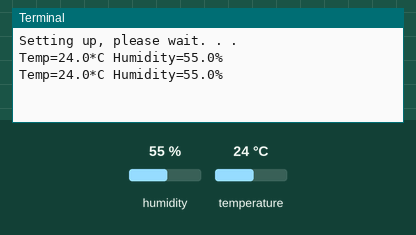
Recording of a program running on a simulated Raspberry Pi (BCM pin numbers). Parts: the last lines printed to the terminal. The inputs (shaded band) are chosen by the test bench; at power-on: humidity 55 %, temperature 24 °C.

Above: at 1.2 s.
1.3 s: humidity set to 22 %
At 2.0 s:
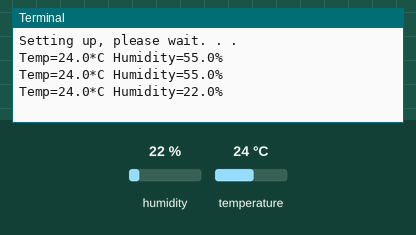
2.8 s: temperature set to 12 °C
At 3.6 s:
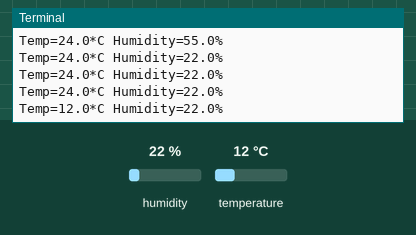
4.3 s: humidity set to 40 %
At 4.3 s:
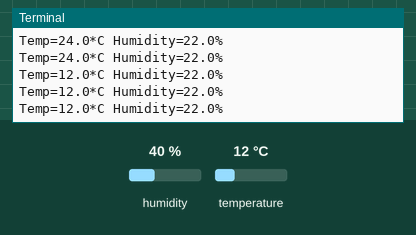
Timing chart, 0 to 7.3 s (numbered marks = the images above; inputs shaded):
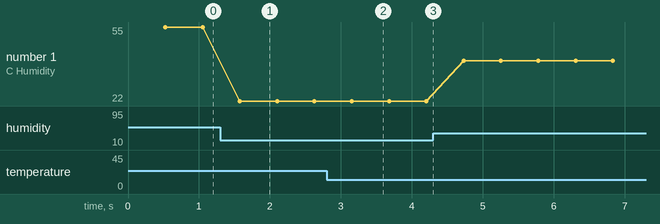

Measured:
- after the input at 1.3 s, the terminal: prints a new line after 0.28 s (image 1)
- after the input at 2.8 s, the terminal: prints a new line after 0.35 s (image 2)
- plotted number 1: 55 → 22 after the input at 1.3 s, 22 → 40 after the input at 4.3 s

The program:

27wfuidu.py
```python
import Adafruit_DHT as DHT
import RPi.GPIO as GPIO

Sensor = 11
humiture = 17


def setup():
    print("Setting up, please wait. . .")


def loop():
    while True:
        humidity, temperature = DHT.read_retry(Sensor, humiture)
        if humidity is not None and temperature is not None:
            print("Temp={0:0.1f}*C Humidity={1:0.1f}%".format(temperature, humidity))
        else:
            print("Failed to get reading. Try again!")


def destroy():
    GPIO.cleanup()


if __name__ == '__main__':
    setup()
    try:
        loop()
    except KeyboardInterrupt:
        destroy()
```
